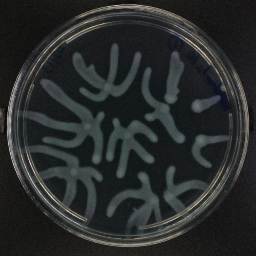
#> input picture reporting/figures/bakeoff_compare/reals/ffc0_Rep1.TIF, 256 x 256 px; its folder holds 4 pictures in this run
$ python dish_normalize_demo2.py
#> lines starting #> are read from the running program, lines starting #| are printed output that depends on the picture
### pipeline/postprocess/dish_normalize.py
"""Dish normalization: detect the petri dish, scale it to a fixed radius, center it, mask outside the
circle. Removes the ~17% dish-size nuisance variation + the model's ~12% dish inflation. CLI: src_dir dst_dir."""
import cv2, numpy as np, os, glob, sys
from PIL import Image
TARGET_R = 118; SIZE = 256    # scale the detected dish rim to exactly the real-dish mean radius (117.9)
MASK_R = 128                  # mask only OUTSIDE the inscribed circle (= the 4 corners, black in reals too) -> full glass rim preserved at real scale

def detect_dish(img):
    g = cv2.cvtColor(img, cv2.COLOR_RGB2GRAY); gb = cv2.medianBlur(g, 5)
#> in detect_dish, img is the input picture: shape (256, 256, 3); mean R, G, B 40.9, 43.6, 43.8
#> after `gb = cv2.medianBlur(g, 5)`:
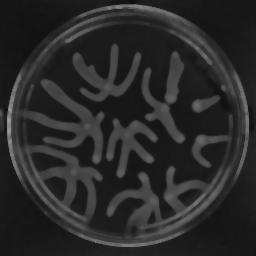
#> gb: shape (256, 256); min 15, max 160, mean 41.5
    c = cv2.HoughCircles(gb, cv2.HOUGH_GRADIENT, dp=1.2, minDist=SIZE, param1=60, param2=30, minRadius=80, maxRadius=135)
#> c = [[131.4, 130.2, 115.6]]
    if c is not None:
        x, y, r = c[0][0]; return float(x), float(y), float(r)
#> after `x, y, r = c[0][0]`: x = 131.4; y = 130.2; r = 115.6
    _, th = cv2.threshold(g, 12, 255, cv2.THRESH_BINARY)
    cnts, _ = cv2.findContours(th, cv2.RETR_EXTERNAL, cv2.CHAIN_APPROX_SIMPLE)
    if cnts:
        (x, y), r = cv2.minEnclosingCircle(max(cnts, key=cv2.contourArea)); return x, y, r
    return SIZE / 2.0, SIZE / 2.0, float(TARGET_R)

# [10 lines left out: function normalize, not called in this run]

# [6 lines that do not run on import are left out]

### pipeline/postprocess/dish_normalize_demo2.py
"""Honest demo: measure dish radius in REAL vs GENERATED images (the mismatch the user noticed), and
show normalization applied to GENERATED images. Columns: REAL (ref) | GEN original | GEN normalized."""
import cv2, numpy as np, glob, os
from PIL import Image, ImageDraw, ImageFont
D = "/hpc/group/youlab/sa603/data/branching_256"
GEN = "/hpc/group/youlab/sa603/code/Data_augmentation/dropout_realsweep/drop_s1.0_g7.0"  # realistic generated

from dish_normalize import detect_dish, normalize   # uses the fixed version (mask_r > target_r -> rim preserved)
def rad(files):
    rs = []
    for f in files[:110]:
        try: rs.append(detect_dish(np.array(Image.open(f).convert("RGB").resize((256,256))))[2])
        except Exception: pass
#> pass 2 of the loop in rad, `for f in files[:110]:`:
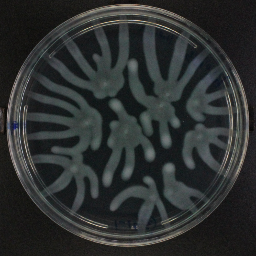
#> input picture reporting/figures/bakeoff_compare/reals/ffc0_Rep2.TIF, 256 x 256 px
#> in detect_dish, img is the input picture: shape (256, 256, 3); mean R, G, B 45.3, 48.5, 48.1
#> in detect_dish (call 2), `gb = cv2.medianBlur(g, 5)`:
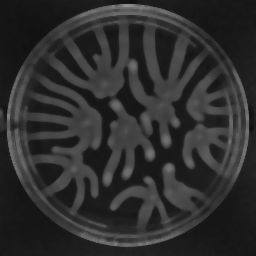
#> gb: shape (256, 256); min 14, max 145, mean 46.3
#> c = [[126.6, 124.2, 113.7]]
#> x = 126.6; y = 124.2; r = 113.7
#> pass 3 of the loop in rad, `for f in files[:110]:`:
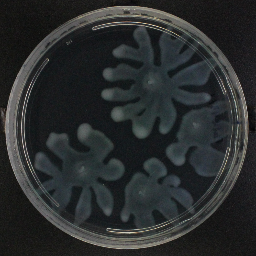
#> input picture reporting/figures/bakeoff_compare/reals/ffc112_Rep1.TIF, 256 x 256 px
#> in detect_dish, img is the input picture: shape (256, 256, 3); mean R, G, B 42.2, 45.2, 45.7
#> in detect_dish (call 3), `gb = cv2.medianBlur(g, 5)`:
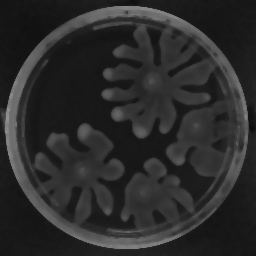
#> gb: shape (256, 256); min 11, max 145, mean 43.1
#> c = [[125.4, 127.8, 121.2]]
#> x = 125.4; y = 127.8; r = 121.2
#> the loop made 4 passes; the first 3 are shown
    return np.array(rs)

rr = rad(sorted(glob.glob(f"{D}/test/reals/*.TIF")))
gr = rad(sorted(glob.glob(f"{GEN}/*.png")))
print(f"REAL dish radius: mean {rr.mean():.1f} std {rr.std():.1f} range[{rr.min():.0f},{rr.max():.0f}]")
#> (the run stopped early here; a loop or call above may not have finished)
